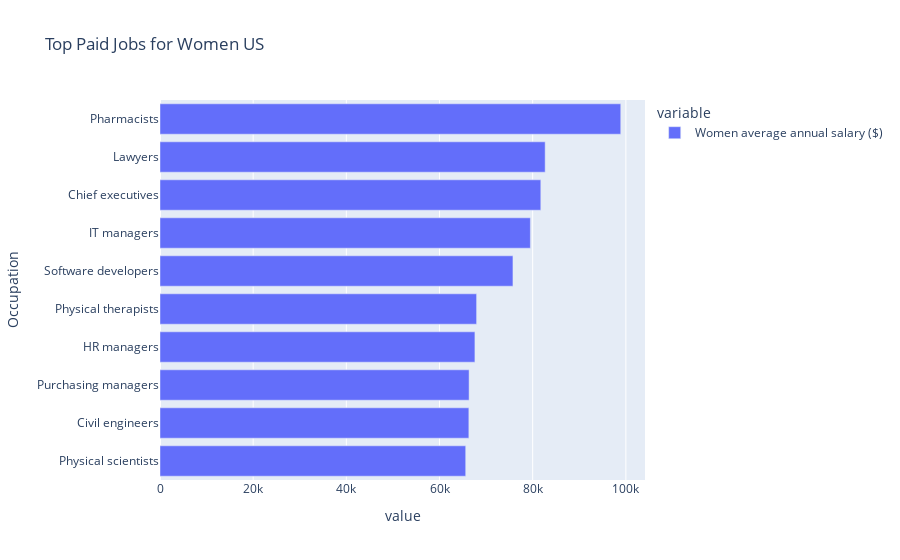

This figure's notebook cell:
### Code cell
top_jobs = highest_paid_women_jobs.head(10).sort_values(ascending=True)
fig = px.bar(top_jobs, title='Top Paid Jobs for Women US', orientation='h')
fig.show()

### Figure 1 — Plotly figure (JSON) as saved in the notebook; plotly's stock layout.template omitted (floating-point values rounded to 4 significant figures)
{"data": [{"alignmentgroup": "True", "hovertemplate": "variable=Women average annual salary ($)<br>value=%{x}<br>Occupation=%{y}<extra></extra>", "legendgroup": "Women average annual salary ($)", "marker": {"color": "#636efa", "pattern": {"shape": ""}}, "name": "Women average annual salary ($)", "offsetgroup": "Women average annual salary ($)", "orientation": "h", "showlegend": true, "textposition": "auto", "type": "bar", "x": [65624, 66300, 66352, 67600, 67964, 75764, 79508, 81744, 82680, 98904], "xaxis": "x", "y": ["Physical scientists", "Civil engineers", "Purchasing managers", "HR managers", "Physical therapists", "Software developers", "IT managers", "Chief executives", "Lawyers", "Pharmacists"], "yaxis": "y"}], "layout": {"barmode": "relative", "legend": {"title": {"text": "variable"}, "tracegroupgap": 0}, "title": {"text": "Top Paid Jobs for Women US"}, "xaxis": {"anchor": "y", "domain": [0, 1], "title": {"text": "value"}}, "yaxis": {"anchor": "x", "domain": [0, 1], "title": {"text": "Occupation"}}}}
